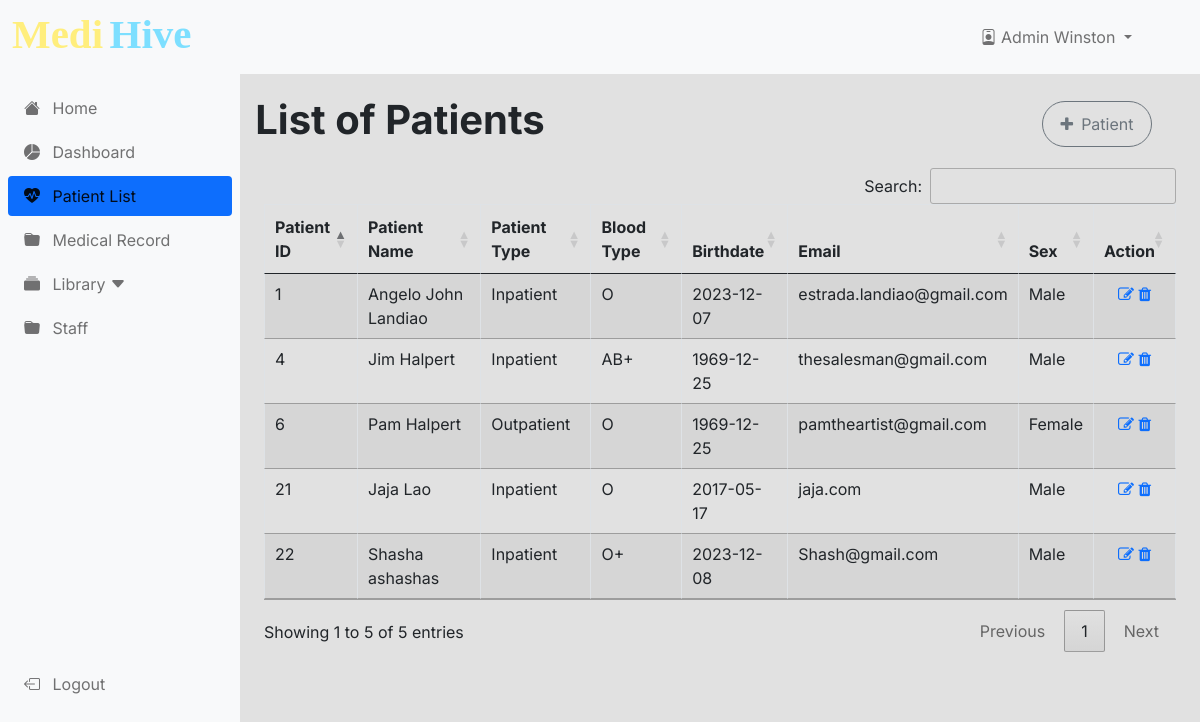
/pages/admin/patient.php (signed in), run on the app's committed database.
### tables this page shows
CREATE TABLE `patient` (
  `patientID` int(11) NOT NULL,
  `staffID` int(11) NOT NULL,
  `pFName` varchar(255) NOT NULL,
  `pLName` varchar(255) NOT NULL,
  `patientType` varchar(255) NOT NULL,
  `bloodType` varchar(255) NOT NULL,
  `birthdate` date NOT NULL,
  `address` varchar(255) NOT NULL,
  `contactNo` varchar(255) NOT NULL,
  `civilStatus` varchar(255) NOT NULL,
  `nationality` varchar(255) NOT NULL,
  `sex` varchar(255) NOT NULL,
  `occupation` varchar(255) NOT NULL,
  `email` varchar(255) NOT NULL
);

### classes/patient.class.php (called while the page is built, shortened)
<?php
require_once 'database.php';
class Patient
{
    protected $db;
    function __construct()
    {
        $this->db = new Database();
    }
    function show()
    {
        if ($_SESSION['role'] == 'Admin') {
            $sql = "SELECT * FROM patient";
        } else {
            $sql = "SELECT * FROM patient where staffID = " . $_SESSION['data']['staffID'];
        }
        $query = $this->db->connect()->prepare($sql);
        $data = null;
        if ($query->execute()) {
            $data = $query->fetchAll();
        }
        return $data;
    }
}
?>

### classes/database.php (called while the page is built, shortened)
<?php
class Database {
    private $server = "localhost";
    private $dbname = 'medihive';
    private $user = "root";
    private $pass = '';
    private $connection;
    public function connect() {
        try{
            $this->connection = new PDO("mysql:host=$this->server;dbname=$this->dbname", $this->user, $this->pass);
            $this->connection->setAttribute(PDO::ATTR_ERRMODE, PDO::ERRMODE_EXCEPTION);
        } catch(PDOException $e) {
            die("Connection failed: " . $this->connection->connect_error);
        }
        return $this->connection;
    }
}
?>

### pages/admin/patient.php (the view, shortened to what this page needs)
<!DOCTYPE html>
<html lang="en">
<?php
require_once('db-head.php');
?>
<body>
    <?php
    require_once('../../classes/database.php');
    require_once('db-navbar.php');
    require_once('db-sidenav.php');
    ?>
    <main>
        <div class=" container-fluid">
            <div class="row d-flex align-items-center mb-3">
                <h1 class="col-sm-10 col-lg-4 d-flex justify-content-center" style="font-weight: 700;">List of Patients
                </h1>
                <button class="btn btn-add btn-outline-secondary col-sm-12 col-lg-7 d-flex justify-content-center align-items-center ms-auto me-5"
                    style="max-width: 110px; min-height: 46px; border-radius: 25px;" id="addbutt"
                    onclick="location.href='addpatient.php';">
                    <i class="fa fa-plus brand-color me-2" aria-hidden="true"></i>
                    Patient</button>
            </div>
        </div>
        <?php
        require_once '../../classes/patient.class.php';
        ?>
        <?php
        $patient = new Patient();
        $patientArray = $patient->show();
        ?>
        <div class="lamesa table-responsive-lg mx-auto">
            <table id="patient" class="table mx-auto table-responsive-lg table-sm table-striped table-bordered">
                <thead>
                    <tr>
                        <th scope="col">Patient ID</th>
                        <th scope="col">Patient Name</th>
                        <th scope="col">Patient Type</th>
                        <th scope="col">Blood Type</th>
                        <th scope="col">Birthdate</th>
                        <th scope="col">Email</th>
                        <th scope="col">Sex</th>
                        <th scope="col" width="5%">Action</th>
                    </tr>
                </thead>
                <tbody id="patientTableBody">
                    <?php
                    if ($patientArray) {
                        foreach ($patientArray as $item) {
                            ?>
                            <tr>
                                <td>
                                    <?= $item['patientID'] ?>
                                </td>
                                <td>
                                    <?= $item['pFName'] . " " . $item['pLName'] ?>
                                </td>
                                <td>
                                    <?= $item['patientType'] ?>
                                </td>
                                <td>
                                    <?= $item['bloodType'] ?>
                                </td>
                                <td>
                                    <?= $item['birthdate'] ?>
                                </td>
                                <td>
                                    <?= $item['email'] ?>
                                </td>
                                <td>
                                    <?= $item['sex'] ?>
                                </td>
                                <td class="text-center">
                                    <?php
                                        if(isset( $_SESSION['role'])){
                                            if( $_SESSION['role'] == "Admin") {
                                    ?>
                                    <a href="editpatient.php?id=<?php echo $item['patientID']; ?>"><i
                                            class="fa fa-pencil-square-o" aria-hidden="true"></i></a>
                                    <a href="deletepatient.php?id=<?php echo $item['patientID']; ?>"
                                        onclick="return confirm('Are you sure you want to delete <?php if($item['sex']!= 'Female'){echo 'Mr. '; }else{echo 'Ms. ';} echo $item['pFName'] . ' ' . $item['pLName'] ?>?')"><i
                                            class="fa fa-trash" aria-hidden="true"></i></a>
                                    <?php
                                            }
                                        }
                                    ?>
                                </td>
                            </tr>
                            <?php
                        }
                    }
                    ?>
                </tbody>
            </table>
        </div>
    </main>
</body>
</html>

### css/admins.css (style rules this page uses)
* { margin: 0; padding: 0; font-size: 1rem; box-sizing: border-box; font-family: "Inter", sans-serif; }
body { background-color: #e1e1e1; }
:root { --offcanvas-width: 240px; --topbarHeight: 9%; --topmainHeight: 8%; --formHeight: 30%; }
@media screen and (min-width: 992px) { body { overflow: auto !important; } }
@media screen and (min-width: 992px) { main { margin-top: var(--topmainHeight); margin-left: var(--offcanvas-width); } }
@media screen and (min-width:768px) { main { margin-top: 8%; } }
.lamesa { width: 100%; max-height: 340px; }

### data on the page
patient: patientID "1", pFName "Angelo John", pLName "Landiao", patientType "Inpatient", bloodType "O", birthdate "2023-12-07", email "estrada.landiao@gmail.com", sex "Male"
patient: patientID "4", pFName "Jim", pLName "Halpert", patientType "Inpatient", bloodType "AB+", birthdate "1969-12-25", email "thesalesman@gmail.com", sex "Male"
patient: patientID "6", pFName "Pam", pLName "Halpert", patientType "Outpatient", bloodType "O", birthdate "1969-12-25", email "pamtheartist@gmail.com", sex "Female"
patient: patientID "21", pFName "Jaja", pLName "Lao", patientType "Inpatient", bloodType "O", birthdate "2017-05-17", email "jaja.com", sex "Male"
patient: patientID "22", pFName "Shasha", pLName "ashashas", patientType "Inpatient", bloodType "O+", birthdate "2023-12-08", email "Shash@gmail.com", sex "Male"

### other printed values
$_SESSION['data']['role'] "Admin"
$_SESSION['data']['firstName'] "Winston"
